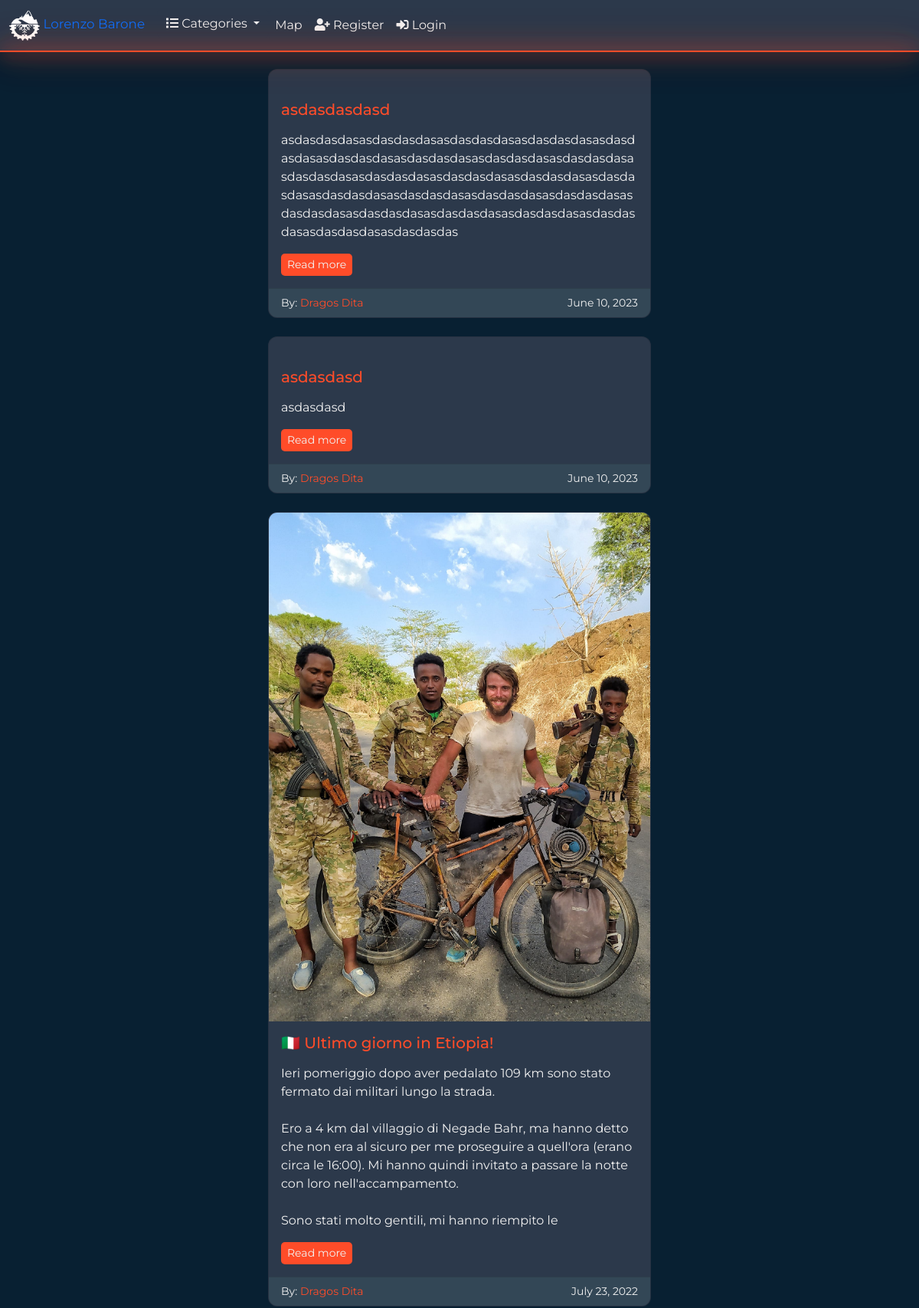
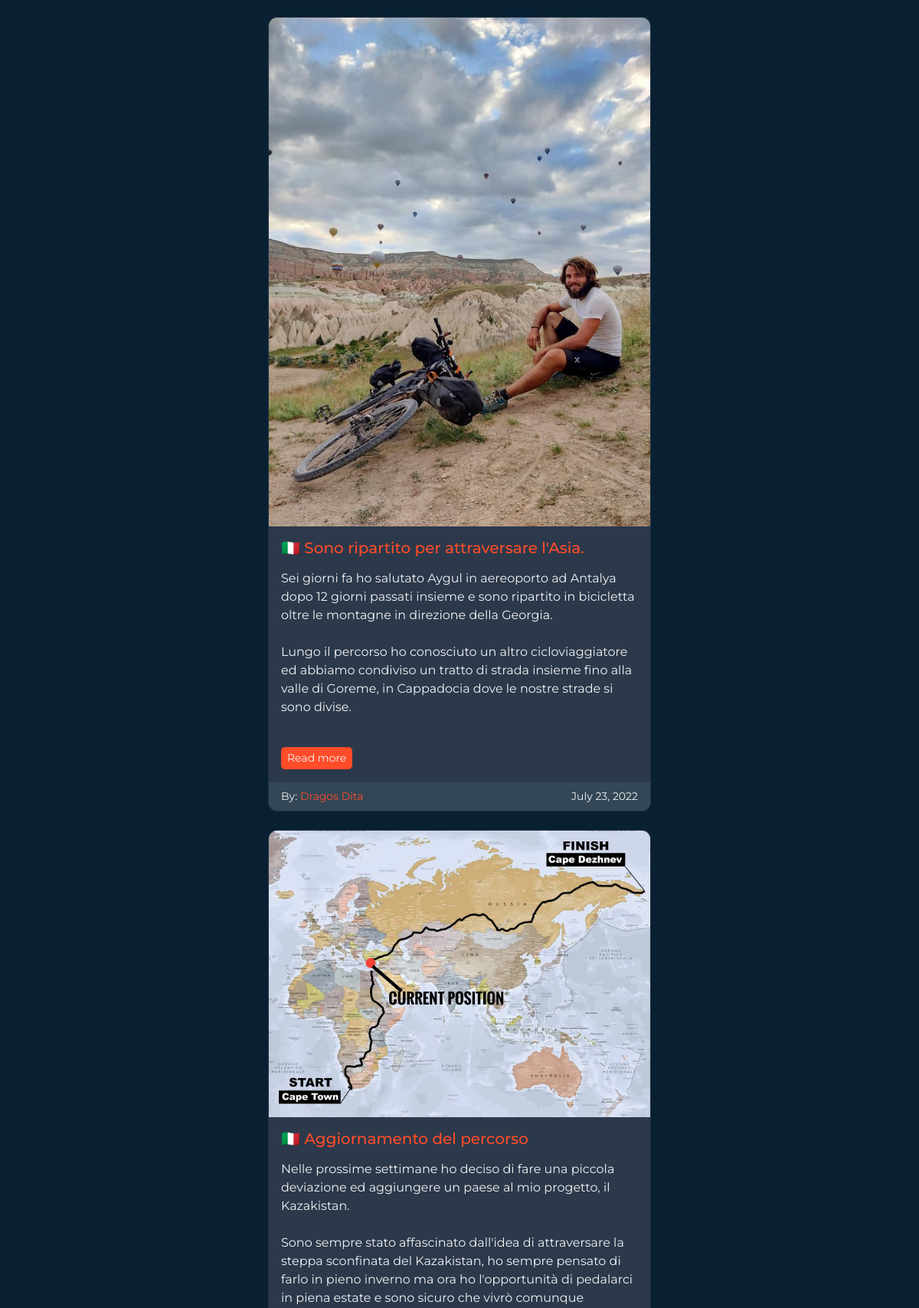
The page / (upper part) on the database its author committed (2 pictures, top to bottom).
### lorenzo_barone/models.py (models this page shows, shortened)
class Post(models.Model):
    title = models.CharField(max_length=255)
    header_image = models.ImageField(null=True, blank=True, upload_to="images/")
    title_tag = models.CharField(max_length=255)
    author = models.ForeignKey(User, on_delete=models.CASCADE)
    body = RichTextField(blank=True, null=True)
    post_date = models.DateField(auto_now_add=True)
    category = models.CharField(max_length=255, default='')  # category = models.Foreignkey
    snippet = models.CharField(max_length=255)
    likes = models.ManyToManyField(User, related_name='blog_post')

### lorenzo_barone/views.py (the view)
# urls.py: path('', HomeView.as_view(), name="home"),
class HomeView(ListView):
    model = Post
    template_name = 'home.html'
    ordering = ['-id']
    def get_context_data(self, *args, **kwargs):
        cat_menu = Category.objects.all()
        context = super(HomeView, self).get_context_data(*args, **kwargs)
        paginator = Paginator(self.object_list, 5)
        page = self.request.GET.get('page')
        page_obj = paginator.get_page(page)
        context["cat_menu"] = cat_menu
        context['page_obj'] = page_obj
        return context

### lorenzo_barone/models.py (called while the page is built)
    def __str__(self):
        return self.name

### templates/home.html (shortened to what this page needs)
{% extends 'base.html' %}
{% load static %}
{% block content %}
<main>
    <div class="card-container">
        {% for post in page_obj %}
        <div class="col-12 mb-4">
            <div class="card">
                <img onload="this.classList.add('loaded');" src="{{ post.header_image.url }}" class="card-img-top" alt="{{ post.title }}">
                <div class="card-body">
                    <h5 class="card-title">
                        <a href="{% url 'article-detail' post.pk %}" class="text-decoration-none">{{ post.title }}</a>
                    </h5>
                    <p class="card-text">{{ post.body|slice:":400"|safe }}</p>
                    <a href="{% url 'article-detail' post.pk %}" class="btn btn-primary btn-sm">Read more</a>
                </div>
                <div class="card-footer">
                    <small>
                        By: <a href="#" class="text-decoration-none">{{ post.author.first_name }} {{ post.author.last_name }}</a>
                    </small>
                    <small>{{ post.post_date }}</small>
                </div>
            </div>
        </div>
        {% endfor %}
    </div>
</main>
{% endblock %}

### templates/base.html (style rules this page uses)
* { margin: 0; padding: 0; font-family: 'Montserrat', sans-serif; color: #f2f2f2; }
body { background-color: rgb(8, 32, 50); }
.btn, .nav-link, .dropdown-toggle { border: none; background-color: rgb(44, 57, 75); color: #f2f2f2; transition: all 0.3s ease-in-out; border-radius: 5px; }

### templates/home.html (style rules this page uses)
body { background-color: rgb(8, 32, 50); }
.card-img-top { width: 100%; height: 100%; object-fit: cover; opacity: 0; transition: opacity 2s ease-in-out; }
.card-img-top.loaded { opacity: 1; }
.card { border-radius: 12px; overflow: hidden; transition: transform .2s, box-shadow .2s; background: rgb(44, 57, 75); color: #f2f2f2; }
.card-text { color: inherit; }
.card-title a, .card-footer a { color: rgb(255, 76, 41); }
.card-footer { display: flex; justify-content: space-between; align-items: center; background: rgb(51, 71, 86); color: inherit; }
.btn-primary { background-color: rgb(255, 76, 41); border-color: rgb(255, 76, 41); }
.card-container { max-width: 500px; margin: auto; }

### rows shown on the page
Post: title "asdasdasdasd", body "asdasdasdasasdasdasdasasdasdasdasasdasdasdasasdasdasdasasdasdasdasasdasdasdasasdasdasdasasdasdasdasasdasdasdasasdasdasdasasdasdasdasasdasdasdasasdasdasdasasdasdasdasasdasdasdasasdasdasdasasdasdasdasasdasdasdasasdasdasdasasdasdasdasasdasdasdasasdasdasdasasdasdasdasasdasdasdas", author.first_name "Dragos", author.last_name "Dita", post_date "June 10, 2023"
Post: title "asdasdasd", body "asdasdasd", author.first_name "Dragos", author.last_name "Dita", post_date "June 10, 2023"
Post: header_image (picture), title "🇮🇹 Ultimo giorno in Etiopia!", body "Ieri pomeriggio dopo aver pedalato 109 km sono stato fermato dai militari lungo la strada. Ero a 4 km dal villaggio di Negade Bahr, ma hanno detto che non era al sicuro per me proseguire a quell'ora (erano circa le 16:00). Mi hanno quindi invitato a passare la notte con loro nell'accampamento. Sono stati molto gentili, mi hanno riempito le", author.first_name "Dragos", author.last_name "Dita", post_date "July 23, 2022"
Post: header_image (picture), title "🇮🇹 Sono ripartito per attraversare l'Asia.", body "Sei giorni fa ho salutato Aygul in aereoporto ad Antalya dopo 12 giorni passati insieme e sono ripartito in bicicletta oltre le montagne in direzione della Georgia. Lungo il percorso ho conosciuto un altro cicloviaggiatore ed abbiamo condiviso un tratto di strada insieme fino alla valle di Goreme, in Cappadocia dove le nostre strade si sono divise.", author.first_name "Dragos", author.last_name "Dita", post_date "July 23, 2022"
Post: header_image (picture), title "🇮🇹 Aggiornamento del percorso", body "Nelle prossime settimane ho deciso di fare una piccola deviazione ed aggiungere un paese al mio progetto, il Kazakistan. Sono sempre stato affascinato dall'idea di attraversare la steppa sconfinata del Kazakistan, ho sempre pensato di farlo in pieno inverno ma ora ho l'opportunità di pedalarci in piena estate e sono sicuro che vivrò comunque"
